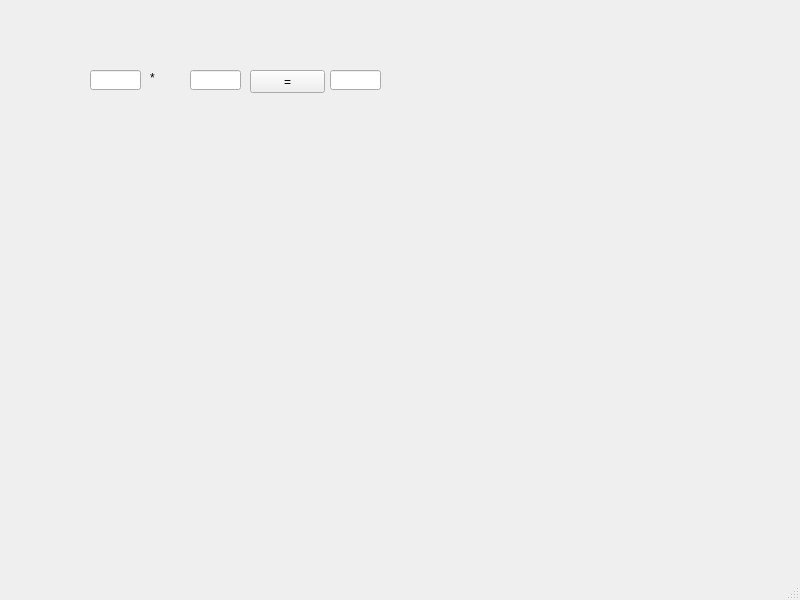
<?xml version="1.0" encoding="UTF-8"?>
<ui version="4.0">
 <class>MainWindow</class>
 <widget class="QMainWindow" name="MainWindow">
  <property name="geometry">
   <rect>
    <x>0</x>
    <y>0</y>
    <width>800</width>
    <height>600</height>
   </rect>
  </property>
  <property name="windowTitle">
   <string>MainWindow</string>
  </property>
  <widget class="QWidget" name="centralwidget">
   <widget class="QLineEdit" name="lea">
    <property name="geometry">
     <rect>
      <x>90</x>
      <y>70</y>
      <width>51</width>
      <height>20</height>
     </rect>
    </property>
   </widget>
   <widget class="QLineEdit" name="leb">
    <property name="geometry">
     <rect>
      <x>190</x>
      <y>70</y>
      <width>51</width>
      <height>20</height>
     </rect>
    </property>
   </widget>
   <widget class="QLineEdit" name="lec">
    <property name="geometry">
     <rect>
      <x>330</x>
      <y>70</y>
      <width>51</width>
      <height>20</height>
     </rect>
    </property>
   </widget>
   <widget class="QLabel" name="la">
    <property name="geometry">
     <rect>
      <x>150</x>
      <y>70</y>
      <width>21</width>
      <height>16</height>
     </rect>
    </property>
    <property name="text">
     <string>*</string>
    </property>
   </widget>
   <widget class="QPushButton" name="pb">
    <property name="geometry">
     <rect>
      <x>250</x>
      <y>70</y>
      <width>75</width>
      <height>23</height>
     </rect>
    </property>
    <property name="text">
     <string>=</string>
    </property>
   </widget>
  </widget>
  <widget class="QMenuBar" name="menubar">
   <property name="geometry">
    <rect>
     <x>0</x>
     <y>0</y>
     <width>800</width>
     <height>21</height>
    </rect>
   </property>
  </widget>
  <widget class="QStatusBar" name="statusbar"/>
 </widget>
 <resources/>
 <connections/>
</ui>
